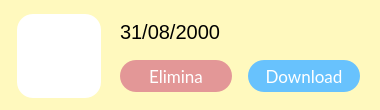
  <widget class="QWidget" name="BackupWidget" native="true">
   <property name="geometry">
    <rect>
     <x>50</x>
     <y>620</y>
     <width>380</width>
     <height>110</height>
    </rect>
   </property>
   <property name="minimumSize">
    <size>
     <width>100</width>
     <height>110</height>
    </size>
   </property>
   <property name="maximumSize">
    <size>
     <width>16777215</width>
     <height>116</height>
    </size>
   </property>
   <property name="styleSheet">
    <string notr="true">border-radius: 22px;
background-color:#fff9be;
border-width:0px;</string>
   </property>
   <widget class="QLabel" name="immagineLabel_19">
    <property name="geometry">
     <rect>
      <x>17</x>
      <y>14</y>
      <width>84</width>
      <height>84</height>
     </rect>
    </property>
    <property name="sizePolicy">
     <sizepolicy hsizetype="MinimumExpanding" vsizetype="MinimumExpanding">
      <horstretch>0</horstretch>
      <verstretch>0</verstretch>
     </sizepolicy>
    </property>
    <property name="minimumSize">
     <size>
      <width>84</width>
      <height>84</height>
     </size>
    </property>
    <property name="maximumSize">
     <size>
      <width>84</width>
      <height>84</height>
     </size>
    </property>
    <property name="styleSheet">
     <string notr="true">border-radius: 16px;
background-color: rgba(255, 255, 255, 255);</string>
    </property>
    <property name="text">
     <string/>
    </property>
    <property name="pixmap">
     <pixmap resource="res/res.qrc">:/icons/save_FILL1_wght600_GRAD200_opsz48_risultato.png</pixmap>
    </property>
    <property name="scaledContents">
     <bool>true</bool>
    </property>
    <property name="alignment">
     <set>Qt::AlignCenter</set>
    </property>
    <property name="margin">
     <number>10</number>
    </property>
    <property name="indent">
     <number>10</number>
    </property>
   </widget>
   <widget class="QLabel" name="titoloLabel_8">
    <property name="geometry">
     <rect>
      <x>120</x>
      <y>16</y>
      <width>251</width>
      <height>31</height>
     </rect>
    </property>
    <property name="styleSheet">
     <string notr="true">font-size: 20px;
text-align: left;
background-color: rgba(255, 255, 255,0);
</string>
    </property>
    <property name="text">
     <string>31/08/2000</string>
    </property>
    <property name="alignment">
     <set>Qt::AlignLeading|Qt::AlignLeft|Qt::AlignVCenter</set>
    </property>
   </widget>
   <widget class="QLabel" name="immagineLabel_20">
    <property name="geometry">
     <rect>
      <x>330</x>
      <y>8</y>
      <width>32</width>
      <height>32</height>
     </rect>
    </property>
    <property name="sizePolicy">
     <sizepolicy hsizetype="MinimumExpanding" vsizetype="MinimumExpanding">
      <horstretch>0</horstretch>
      <verstretch>0</verstretch>
     </sizepolicy>
    </property>
    <property name="minimumSize">
     <size>
      <width>32</width>
      <height>32</height>
     </size>
    </property>
    <property name="maximumSize">
     <size>
      <width>84</width>
      <height>84</height>
     </size>
    </property>
    <property name="styleSheet">
     <string notr="true">
background-color: rgba(255, 255, 255, 0);</string>
    </property>
    <property name="text">
     <string/>
    </property>
    <property name="pixmap">
     <pixmap resource="res/res.qrc">:/icons/folder_open_FILL1_wght600_GRAD200_opsz48_risultato.png</pixmap>
    </property>
    <property name="scaledContents">
     <bool>true</bool>
    </property>
    <property name="alignment">
     <set>Qt::AlignCenter</set>
    </property>
    <property name="margin">
     <number>0</number>
    </property>
    <property name="indent">
     <number>0</number>
    </property>
   </widget>
   <widget class="QLabel" name="immagineLabel_21">
    <property name="geometry">
     <rect>
      <x>290</x>
      <y>8</y>
      <width>32</width>
      <height>32</height>
     </rect>
    </property>
    <property name="sizePolicy">
     <sizepolicy hsizetype="MinimumExpanding" vsizetype="MinimumExpanding">
      <horstretch>0</horstretch>
      <verstretch>0</verstretch>
     </sizepolicy>
    </property>
    <property name="minimumSize">
     <size>
      <width>32</width>
      <height>32</height>
     </size>
    </property>
    <property name="maximumSize">
     <size>
      <width>84</width>
      <height>84</height>
     </size>
    </property>
    <property name="styleSheet">
     <string notr="true">
background-color: rgba(255, 255, 255, 0);</string>
    </property>
    <property name="text">
     <string/>
    </property>
    <property name="pixmap">
     <pixmap resource="res/res.qrc">:/icons/cloud_upload_FILL1_wght600_GRAD200_opsz48_risultato.png</pixmap>
    </property>
    <property name="scaledContents">
     <bool>true</bool>
    </property>
    <property name="alignment">
     <set>Qt::AlignCenter</set>
    </property>
    <property name="margin">
     <number>0</number>
    </property>
    <property name="indent">
     <number>0</number>
    </property>
   </widget>
   <widget class="QPushButton" name="reduceButton">
    <property name="geometry">
     <rect>
      <x>248</x>
      <y>60</y>
      <width>112</width>
      <height>32</height>
     </rect>
    </property>
    <property name="font">
     <font>
      <family>Lato</family>
      <pointsize>13</pointsize>
      <weight>50</weight>
      <italic>false</italic>
      <bold>false</bold>
     </font>
    </property>
    <property name="cursor">
     <cursorShape>PointingHandCursor</cursorShape>
    </property>
    <property name="autoFillBackground">
     <bool>false</bool>
    </property>
    <property name="styleSheet">
     <string notr="true">QPushButton{
 background-color:rgb(104, 194, 253);
 border-style: solid;
 border-radius:16px;
color: rgb(255, 255, 255);
	font: 13pt &quot;Lato&quot;;
}

QPushButton::hover{


	border-color : rgb(15, 138, 204);
	color: white;
border-width:0;
}

QPushButton::pressed{
	border-color:rgb(104, 194, 253);
	border-width:2;
	background-color : white;
	color:rgb(104, 194, 253);
}
</string>
    </property>
    <property name="text">
     <string>Download</string>
    </property>
   </widget>
   <widget class="QPushButton" name="exitButton">
    <property name="geometry">
     <rect>
      <x>120</x>
      <y>60</y>
      <width>112</width>
      <height>32</height>
     </rect>
    </property>
    <property name="font">
     <font>
      <family>Lato</family>
      <pointsize>13</pointsize>
      <weight>50</weight>
      <italic>false</italic>
      <bold>false</bold>
     </font>
    </property>
    <property name="cursor">
     <cursorShape>PointingHandCursor</cursorShape>
    </property>
    <property name="autoFillBackground">
     <bool>false</bool>
    </property>
    <property name="styleSheet">
     <string notr="true">QPushButton{
 background-color:#e39797;
 border-style: solid;
 border-radius:16px;
color: rgb(255, 255, 255);
	font: 13pt &quot;Lato&quot;;
}

QPushButton::hover{


	border-color : rgb(15, 138, 204);
	color: white;
border-width:0;
}

QPushButton::pressed{
	border-color:#e39797;
	border-width:2;
	background-color : white;
	color:rgb(104, 194, 253);
}
</string>
    </property>
    <property name="text">
     <string>Elimina</string>
    </property>
   </widget>
  </widget>
